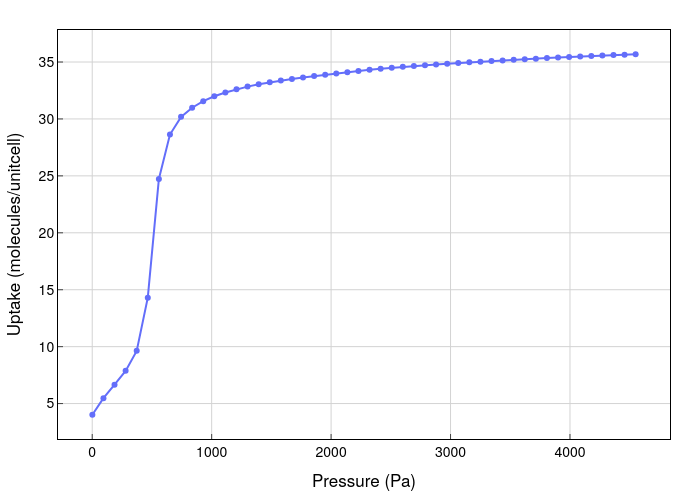

The notebook cell this image was saved under:
### Markdown cell above
To plot isotherm we can use function `print`.

### Code cell
isotherm_mof303_298.plot()

### Figure 1 — Plotly figure (JSON) as saved in the notebook; plotly's stock layout.template omitted (floating-point values rounded to 4 significant figures)
{"data": [{"mode": "lines+markers", "name": "Uptake", "x": [1.0, 93.83, 186.7, 279.5, 372.3, 465.2, 558.0, 650.8, 743.7, 836.5, 929.3, 1022.0, 1115.0, 1208.0, 1301.0, 1394.0, 1486.0, 1579.0, 1672.0, 1765.0, 1858.0, 1951.0, 2043.0, 2136.0, 2229.0, 2322.0, 2415.0, 2508.0, 2600.0, 2693.0, 2786.0, 2879.0, 2972.0, 3065.0, 3157.0, 3250.0, 3343.0, 3436.0, 3529.0, 3622.0, 3714.0, 3807.0, 3900.0, 3993.0, 4086.0, 4179.0, 4271.0, 4364.0, 4457.0, 4550.0], "y": [4.014, 5.472, 6.662, 7.874, 9.63, 14.31, 24.73, 28.63, 30.18, 30.99, 31.56, 31.99, 32.33, 32.6, 32.84, 33.05, 33.22, 33.38, 33.52, 33.65, 33.77, 33.89, 34.0, 34.11, 34.22, 34.32, 34.41, 34.5, 34.58, 34.65, 34.72, 34.79, 34.85, 34.91, 34.97, 35.03, 35.08, 35.14, 35.19, 35.24, 35.29, 35.34, 35.39, 35.44, 35.48, 35.52, 35.57, 35.61, 35.65, 35.69], "type": "scatter"}], "layout": {"font": {"family": "Helvetica Neue", "size": 14, "color": "black"}, "xaxis": {"showline": true, "linewidth": 1, "linecolor": "black", "gridcolor": "lightgrey", "mirror": true, "zeroline": false, "ticks": "inside", "title": {"text": "Pressure (Pa)"}}, "yaxis": {"showline": true, "linewidth": 1, "linecolor": "black", "gridcolor": "lightgrey", "mirror": true, "zeroline": false, "ticks": "inside", "title": {"text": "Uptake (molecules/unitcell)"}}, "margin": {"l": 30, "r": 30, "t": 30, "b": 30}, "plot_bgcolor": "white", "width": 700, "height": 500}}
